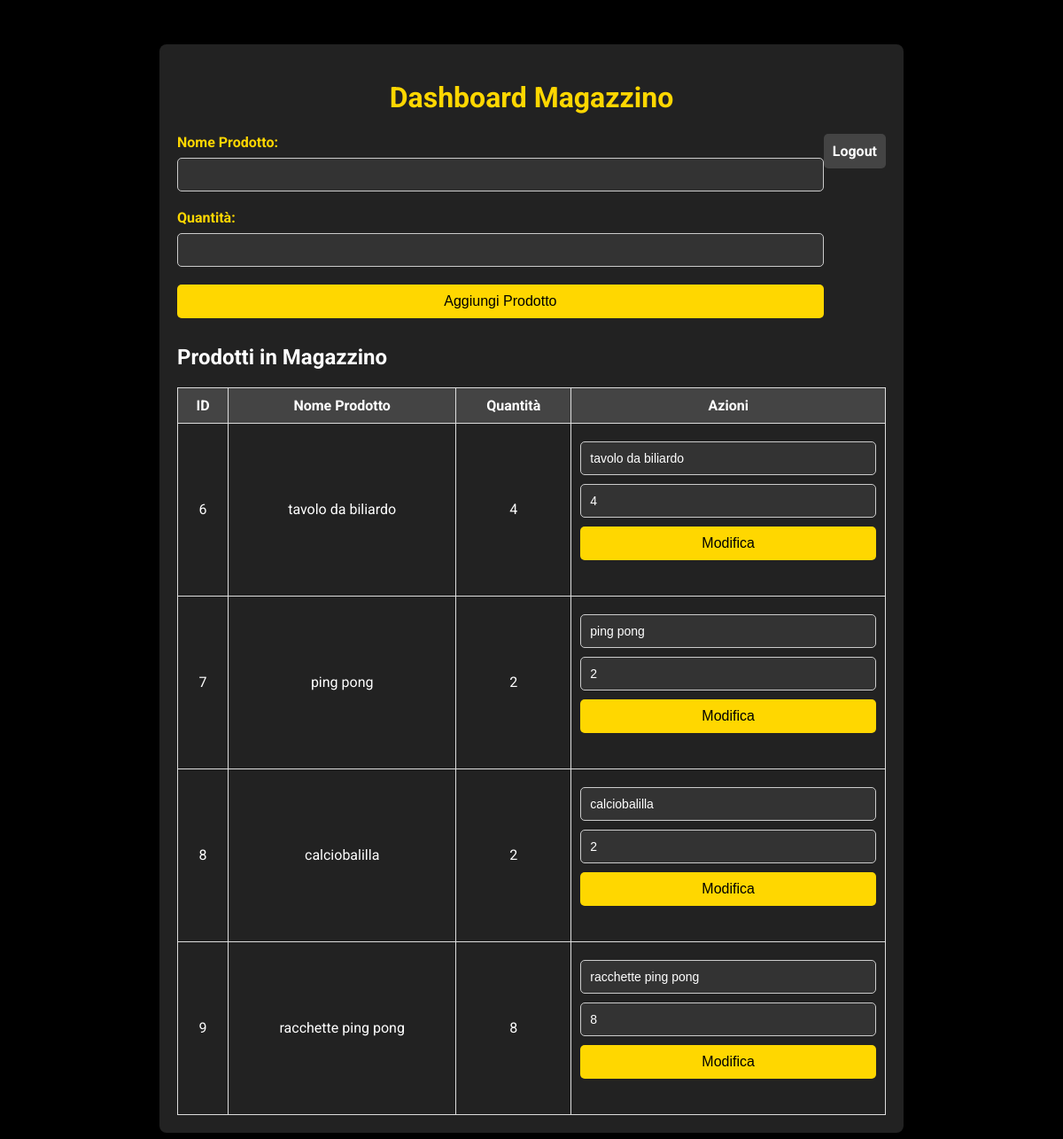
Screenshot of /dashboard_magazzino.php (signed in) with the database file from the repository.
### tables this page shows
CREATE TABLE `prodotti_magazzino` (
  `id` int(11) NOT NULL,
  `nome_prodotto` varchar(100) NOT NULL,
  `quantita` int(11) NOT NULL DEFAULT 0,
  `prezzo` decimal(10,2) DEFAULT NULL,
  `descrizione` text DEFAULT NULL
);

### dashboard_magazzino.php (the view, shortened to what this page needs)
<?php
require 'db.php';
try {
    $stmt = $pdo->query("SELECT * FROM prodotti_magazzino");
    $prodotti_magazzino = $stmt->fetchAll(PDO::FETCH_ASSOC);
} catch (PDOException $e) {
    die("Errore nel recupero del magazzino: " . $e->getMessage());
}
?>
<!DOCTYPE html>
<html lang="it">
<head>
</head>
<body>
    <div class="container">
        <h1>Dashboard Magazzino</h1>
        <a href="logout.php" class="logout">Logout</a>
        <form method="POST" action="">
            <label for="nome_prodotto">Nome Prodotto:</label>
            <input type="text" id="nome_prodotto" name="nome_prodotto" required>
            <label for="quantita">Quantità:</label>
            <input type="number" id="quantita" name="quantita" required>
            <button type="submit">Aggiungi Prodotto</button>
        </form>
        <h2>Prodotti in Magazzino</h2>
        <?php if (!empty($prodotti_magazzino)): ?>
            <table>
                <thead>
                    <tr>
                        <th>ID</th>
                        <th>Nome Prodotto</th>
                        <th>Quantità</th>
                        <th>Azioni</th>
                    </tr>
                </thead>
                <tbody>
                    <?php foreach ($prodotti_magazzino as $prodotto): ?>
                        <tr>
                            <td><?= htmlspecialchars($prodotto['id']) ?></td>
                            <td><?= htmlspecialchars($prodotto['nome_prodotto']) ?></td>
                            <td><?= htmlspecialchars($prodotto['quantita']) ?></td>
                            <td>
                                <form method="POST" action="" class="edit-form">
                                    <input type="text" name="nome_prodotto" value="<?= htmlspecialchars($prodotto['nome_prodotto']) ?>" required>
                                    <input type="number" name="quantita" value="<?= htmlspecialchars($prodotto['quantita']) ?>" required>
                                    <button type="submit">Modifica</button>
                                </form>
                            </td>
                        </tr>
                    <?php endforeach; ?>
                </tbody>
            </table>
        <?php else: ?>
            <p>Nessun prodotto presente in magazzino.</p>
        <?php endif; ?>
    </div>
</body>
</html>

### dashboard_magazzino.php (style rules this page uses)
body { font-family: 'Roboto', sans-serif; background-color: #000; margin: 0; padding: 0; color: white; }
.container { max-width: 800px; margin: 50px auto; padding: 20px; background-color: #222; border-radius: 8px; box-shadow: 0 4px 8px rgba(0, 0, 0, 0.2); }
h1 { text-align: center; color: #FFD700; }
.logout { float: right; padding: 10px; background-color: #444; color: white; text-decoration: none; border-radius: 5px; font-family: 'Roboto', sans-serif; font-weight: 700; }
form { display: flex; flex-direction: column; margin-bottom: 30px; }
label { margin-bottom: 8px; font-weight: bold; color: #FFD700; }
input { padding: 10px; margin-bottom: 20px; border: 1px solid #ccc; border-radius: 5px; font-size: 14px; background-color: #333; color: white; }
button { padding: 10px; background-color: #FFD700; color: black; border: none; border-radius: 5px; font-size: 16px; cursor: pointer; }
table { width: 100%; border-collapse: collapse; margin-top: 20px; }
table th, table td { border: 1px solid #ddd; padding: 10px; text-align: center; }
table th { background-color: #444; color: white; }
.edit-form { display: flex; flex-direction: column; margin-top: 10px; }
.edit-form input { margin-bottom: 10px; }

### rows the page displays
prodotti_magazzino: id "6", nome_prodotto "tavolo da biliardo", quantita "4"
prodotti_magazzino: id "7", nome_prodotto "ping pong", quantita "2"
prodotti_magazzino: id "8", nome_prodotto "calciobalilla", quantita "2"
prodotti_magazzino: id "9", nome_prodotto "racchette ping pong", quantita "8"
